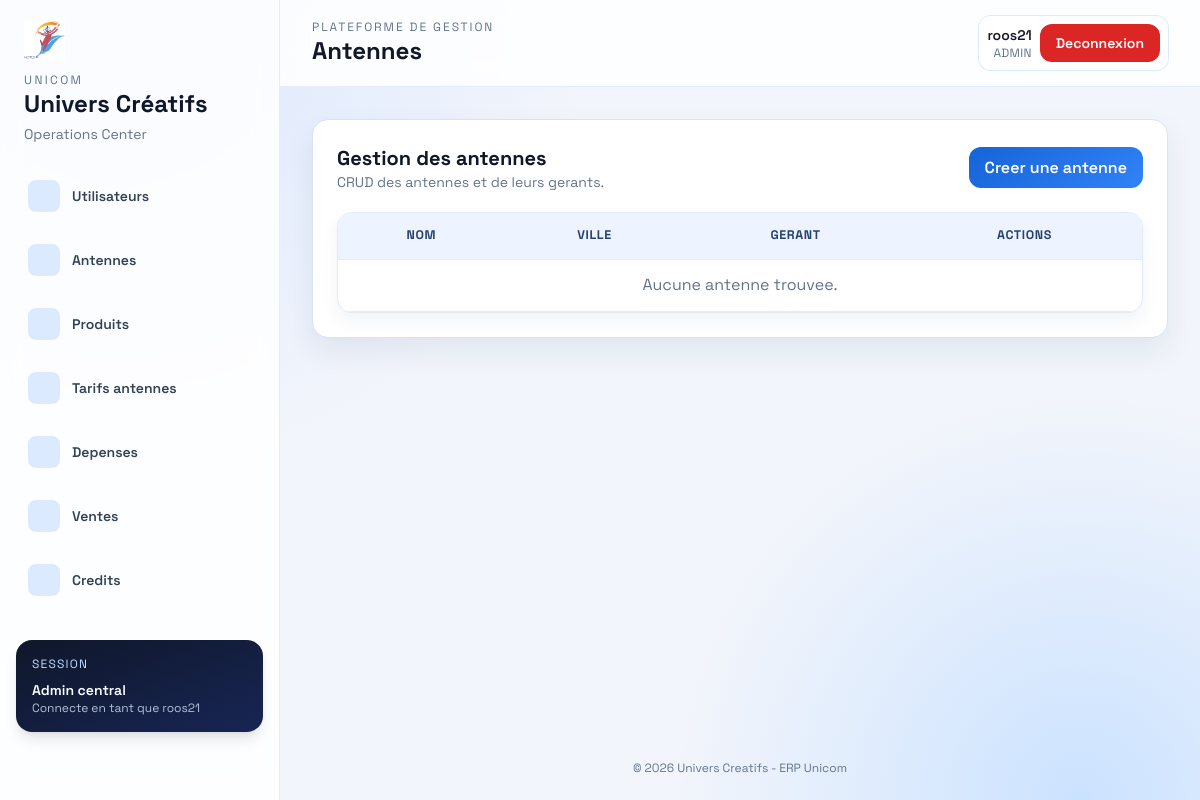
Page /accounts/antennes/ (signed in) on the earlier database version.
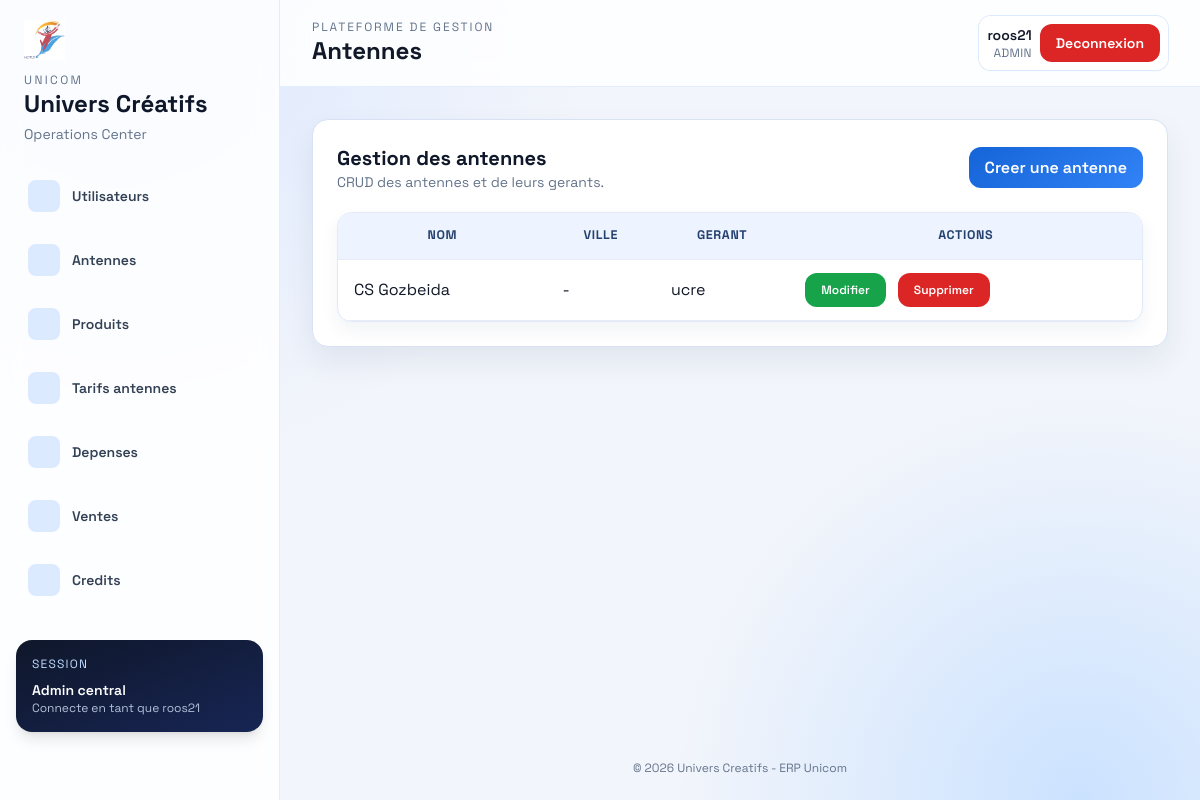
Same page on the later database version.
### accounts/models.py (models this page shows, shortened)
class Antenne(models.Model):
    nom = models.CharField(max_length = 150, null=True, blank=True)
    lieux = models.ForeignKey(Ville, on_delete=models.CASCADE, blank=True, null=True)
    gerant = models.ForeignKey(User, on_delete=models.CASCADE, related_name='gerant')
    class Meta:
        verbose_name = 'Antenne'
        verbose_name_plural = 'Antennes'

class User(AbstractUser, PermissionsMixin, SoftDeleteMixin):
    class Role(models.TextChoices):
        GERANT = "gerant", "Gérant d'antenne"
        ADMIN = "admin", "Admin central"
        DIRECTEUR = "directeur", "Directeur"
        SUPERVISEUR = "superviseur", "Superviseur régional"
    role = models.CharField(
        max_length=20,
        choices=Role.choices,
        default=Role.GERANT,
        help_text="Détermine les permissions et les accès aux modules."
    )
    antenne = models.ForeignKey(
        'Antenne',
        on_delete=models.PROTECT,
        null=True,
        blank=True,
        related_name='personnel'
    )
    telephone = models.CharField(
        max_length=20,
        blank=True,
        null=True,
        help_text="Numéro de téléphone professionnel"
    )
    is_blocked = models.BooleanField(
        default=False,
        help_text="Blocage manuel : coupe l'accès sans supprimer le compte."
    )
    date_creation = models.DateTimeField(
        auto_now_add=True,
        help_text="Date de création du compte"
    )
    date_derniere_connexion = models.DateTimeField(
        blank=True,
        null=True,
        help_text="Dernière connexion réussie"
    )
    groups = models.ManyToManyField(
        'auth.Group',
        related_name='accounts_user_set',
        related_query_name='accounts_user',
        blank=True,
        help_text='Groupes de permissions de l’utilisateur.'
    )
    user_permissions = models.ManyToManyField(
        'auth.Permission',
        related_name='accounts_user_set',
        related_query_name='accounts_user',
        blank=True,
        help_text='Permissions spécifiques de l’utilisateur.'
    )
    def has_permission(self, permission_name):
        from .permissions import ROLE_PERMISSIONS
        return permission_name in ROLE_PERMISSIONS.get(self.role, set())

### accounts/decorators.py (the view)
        def wrapper(request, *args, **kwargs):
            user = request.user
            if not user.is_authenticated:
                return redirect("accounts:login")  # Redirige l'utilisateur vers la page de login si non authentifié
            if not user.has_permission(permission):
                messages.error(request, "Vous n'avez pas la permission d'effectuer cette action.")
                return redirect("accounts:no_permission")  # Redirige vers la page de permission manquante
            return view_func(request, *args, **kwargs)

### accounts/templatetags/auth_extras.py (called while the page is built)
@register.simple_tag
def role_permissions(role):
    return ROLE_PERMISSIONS.get(role, set())

### accounts/templatetags/permissions_extras.py (called while the page is built)
@register.filter
def has_permission(user, perm_name):
    return user.has_permission(perm_name)

### accounts/views.py (called while the page is built)
@login_required
@permission_required(Permissions.VIEW_USERS)
def antenna_list(request):
    antennas = Antenne.objects.select_related("lieux", "gerant").order_by("nom")
    return render(request, "accounts/antenna_list.html", {"antennas": antennas})

### templates/accounts/antenna_list.html (shortened to what this page needs)
{% extends "base.html" %}
{% load permissions_extras %}
{% block page_title %}Antennes{% endblock %}
{% block content %}
<div class="space-y-5">
  <div class="flex flex-wrap items-center justify-between gap-3">
    <div>
      <h2 class="text-xl font-bold text-slate-900">Gestion des antennes</h2>
      <p class="text-sm text-slate-500">CRUD des antennes et de leurs gerants.</p>
    </div>
    {% if user|has_permission:'manage_users' %}
      <a href="{% url 'accounts:antenna_create' %}" class="ui-btn ui-btn-primary">Creer une antenne</a>
    {% endif %}
  </div>
  <div class="overflow-x-auto ui-card">
    <table class="ui-table">
      <thead>
        <tr>
          <th>Nom</th>
          <th>Ville</th>
          <th>Gerant</th>
          <th>Actions</th>
        </tr>
      </thead>
      <tbody>
        {% for antenna in antennas %}
          <tr>
            <td>{{ antenna.nom|default:"-" }}</td>
            <td>{{ antenna.lieux|default:"-" }}</td>
            <td>{{ antenna.gerant.username }}</td>
            <td class="space-x-2">
              {% if user|has_permission:'manage_users' %}
                <a href="{% url 'accounts:antenna_update' antenna.pk %}" class="ui-btn text-xs text-white" style="background:#16a34a;">Modifier</a>
                <a href="{% url 'accounts:antenna_delete' antenna.pk %}" class="ui-btn ui-btn-danger text-xs">Supprimer</a>
              {% else %}
                <span class="text-xs text-slate-500">Lecture seule</span>
              {% endif %}
            </td>
          </tr>
        {% empty %}
          <tr>
            <td colspan="4" class="text-center text-slate-500">Aucune antenne trouvee.</td>
          </tr>
        {% endfor %}
      </tbody>
    </table>
  </div>
</div>
{% endblock %}

Differences in the rows shown:
added Antenne: nom "CS Gozbeida", lieux "-", gerant.username "ucre"
Other differences:
text no longer shown: "Aucune antenne trouvee."
